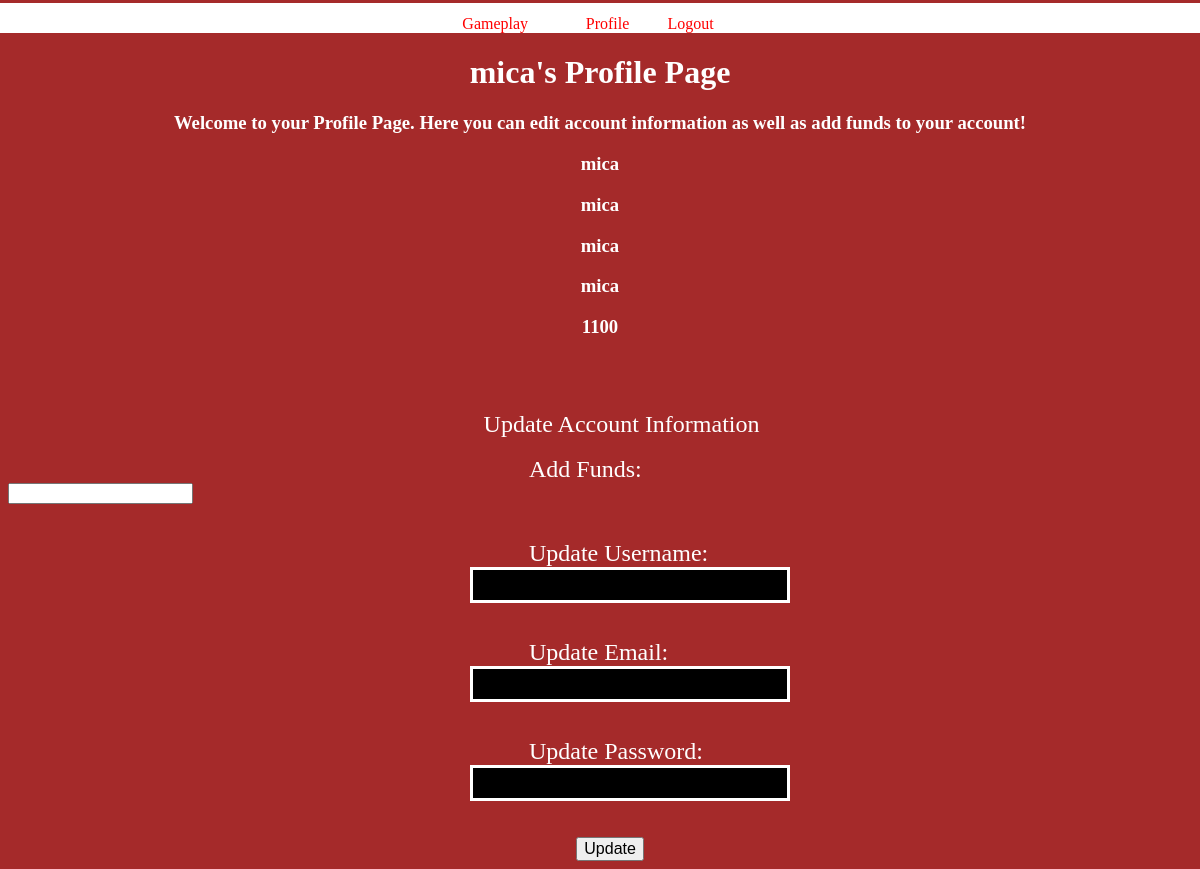
Before: /profile_page (signed in) with the older database file.
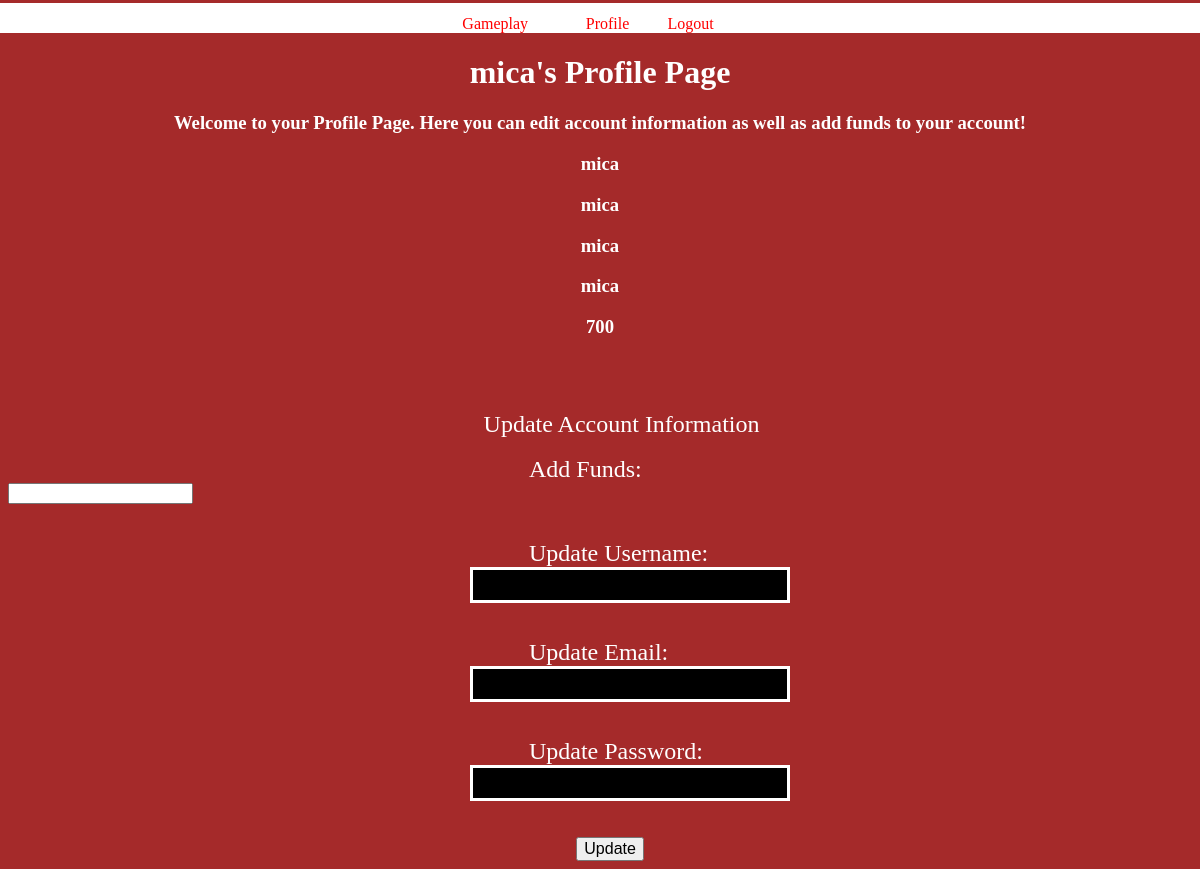
After: the same page with the newer database file.
### package/Databases/database_model.py (models this page shows, shortened)
class User(db.Model, UserMixin):
    __tablename__ = 'user'
    id          = db.Column(db.Integer, primary_key=True)
    first_name  = db.Column(db.String(60), nullable=False)
    last_name   = db.Column(db.String(60), nullable=False)
    email       = db.Column(db.String(60), unique=True, nullable=False)
    username    = db.Column(db.String(60), nullable=False, unique=True)
    password    = db.Column(db.String(60), nullable=False)
    funds       = db.Column(db.Integer, nullable=True)
    player      = db.relationship("Player", uselist=False, backref='user')

### package/routes/AccountRoutes.py (the view, shortened to what this page needs)
@login_required
@app.route('/profile_page', methods=['GET', 'POST'])
def profile_page():
    form = UpdateAccountFlaskForm()
    delete_form = DeleteAccountFlaskForm()
    if delete_form.validate_on_submit():
        db.session.delete(current_user)
        db.session.commit()
        return redirect(url_for('login'))
    return render_template("ProfilePage.html", form=form, delete_form=delete_form)

### package/Forms/AccountForms.py (shortened to what this page needs)
class UpdateAccountFlaskForm(FlaskForm):
    add_funds = IntegerField("Add Funds: ")
    username = StringField('Update Username: ')
    email = StringField('Update Email: ')
    password = PasswordField('Update Password: ')
    submit = SubmitField('Update')

class DeleteAccountFlaskForm(FlaskForm):
    submit = SubmitField('Delete Account')

### package/Databases/database_model.py (called while the page is built)
@login_manager.user_loader
def load_user(user_id):
    return User.query.get(int(user_id))

### package/templates/ProfilePage.html (shortened to what this page needs)
{% extends "ParentAccount/ParentTemplate.html" %}
{% block stylesheet %}
    <link href="../static/css/GameplayStyle.css" rel="stylesheet" type="text/css">
{% endblock %}
{% block profile_page %}
    <h1 align="center" id="title">{{ current_user.username }}'s Profile Page</h1>
    <h3 align="center" id="title">Welcome to your Profile Page.  Here you can edit account information as well
        as add funds to your account!
    </h3>
    <h3 align="center" id="title">{{ current_user.first_name }}</h3>
    <h3 align="center" id="title">{{ current_user.last_name }}</h3>
    <h3 align="center" id="title">{{ current_user.email }}</h3>
    <h3 align="center" id="title">{{ current_user.username }}</h3>
    <h3 align="center" id="title">{{ current_user.funds }}</h3>
    <br><br><br>
    <form class="form" action="" name="EditAccount" method="post">
        <legend id="legend">Update Account Information</legend><br>
        <label id="form_label">{{ form.add_funds.label }}</label><br>
        {% if form.add_funds.errors %}
            <div class="form_errors">
                {% for error in form.add_funds.errors %}
                    {{ error }}
                {% endfor %}
            </div>
        {% else %}
            {{ form.add_funds }}<br><br><br>
        {% endif %}
        <label id="form_label">{{ form.username.label }}</label><br>
        {% if form.username.errors %}
            {% for error in form.username.errors %}
                {{ error }}
            {% endfor %}
        {% else %}
            {{ form.username }}<br><br><br>
        {% endif %}
        <label id="form_label">{{ form.email.label }}</label><br>
        {% if form.email.errors %}
            {% for error in form.email.errors %}
                {{ error }}
            {% endfor %}
        {% else %}
            {{ form.email }}<br><br><br>
        {% endif %}
        <label id="form_label">{{ form.password.label }}</label><br>
        {% if form.password.errors %}
            {% for error in form.password.errors %}
                {{ error }}
            {% endfor %}
        {% else %}
            {{ form.password }}<br><br><br>
        {% endif %}
        {{ form.submit }}
    </form>
{% endblock %}

Changed rows visible on the page:
changed User "mica": funds "1100" → "700"
